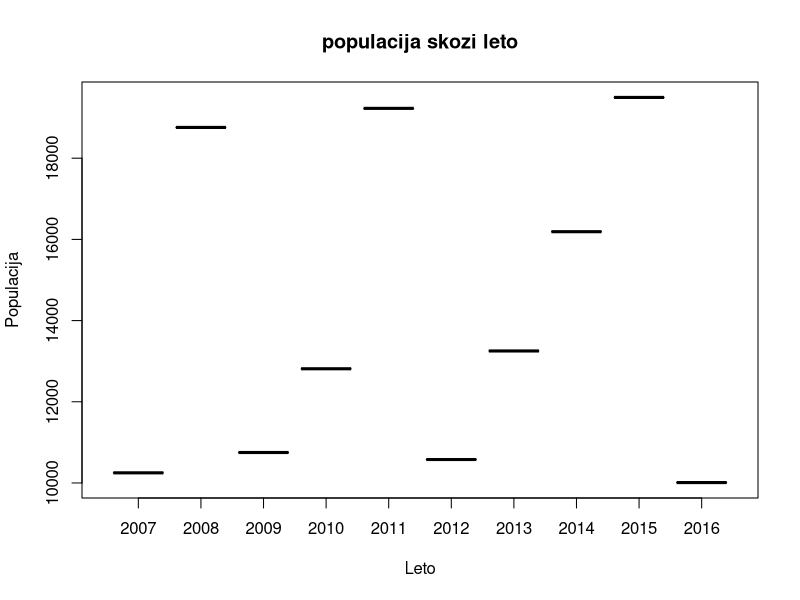
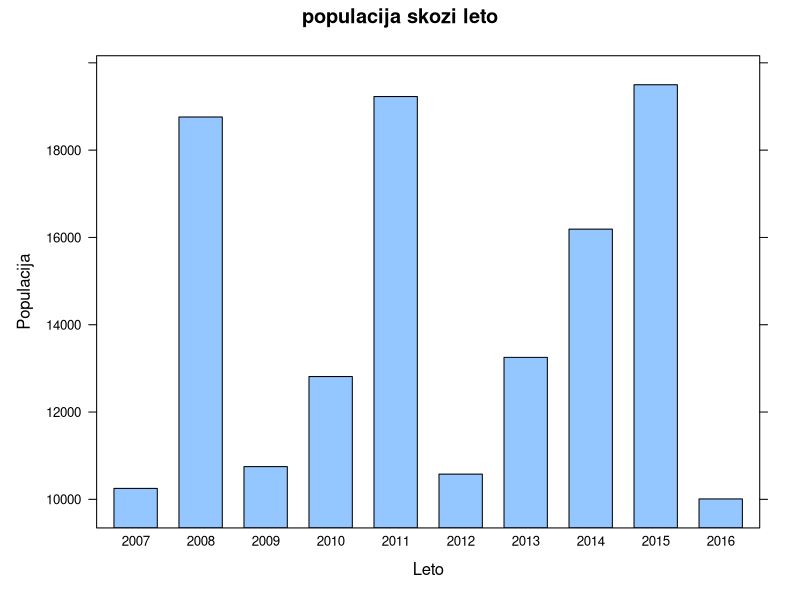
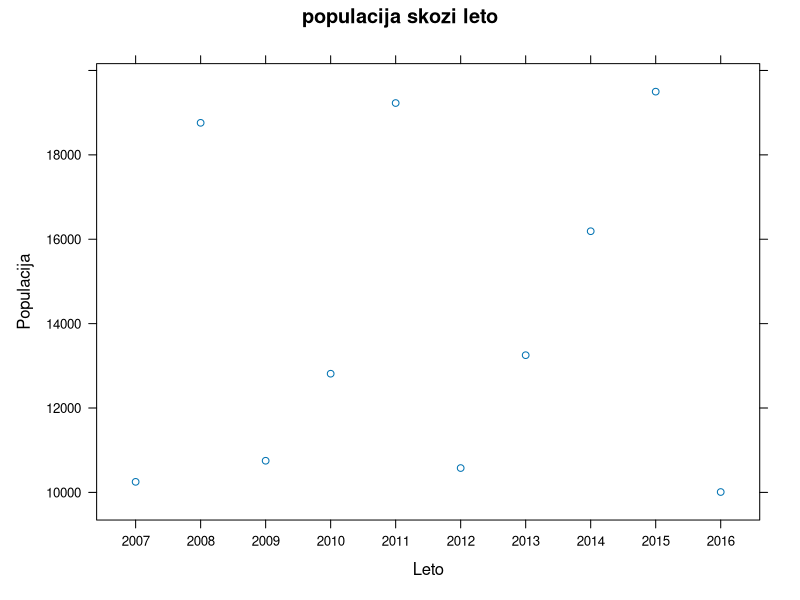
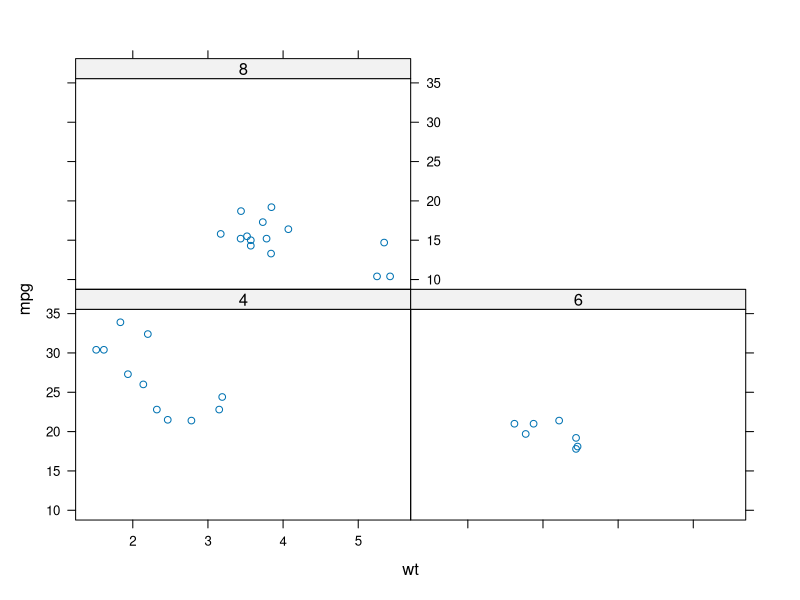
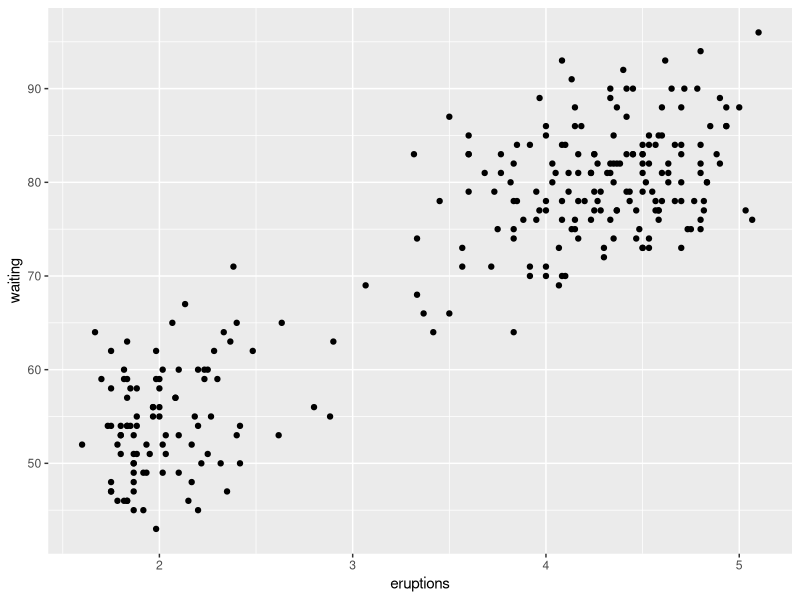
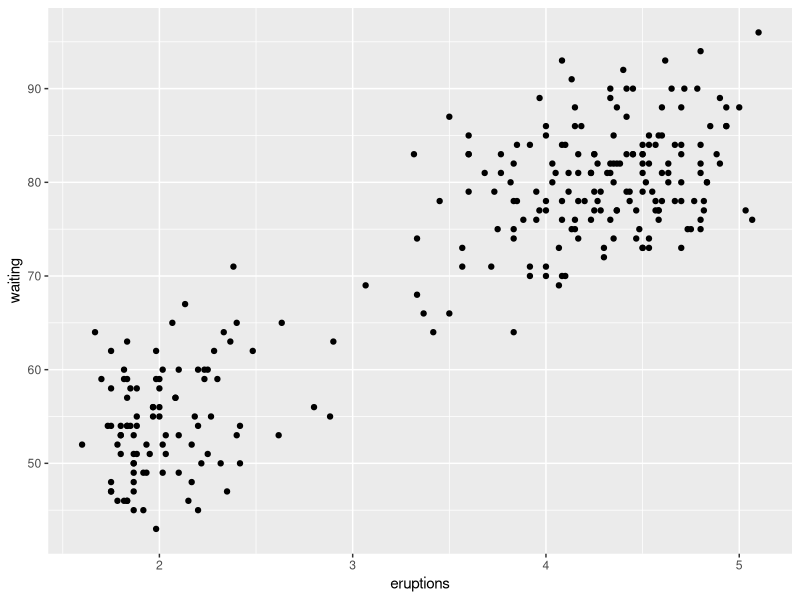
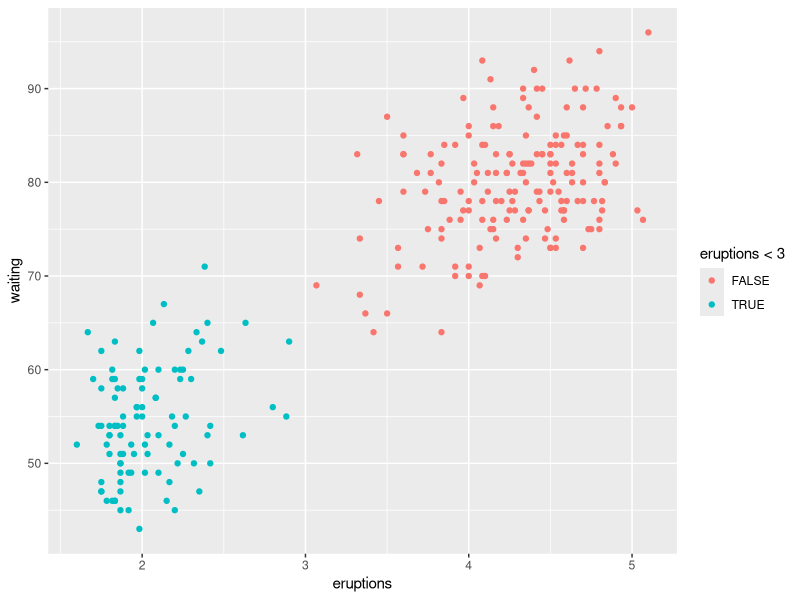
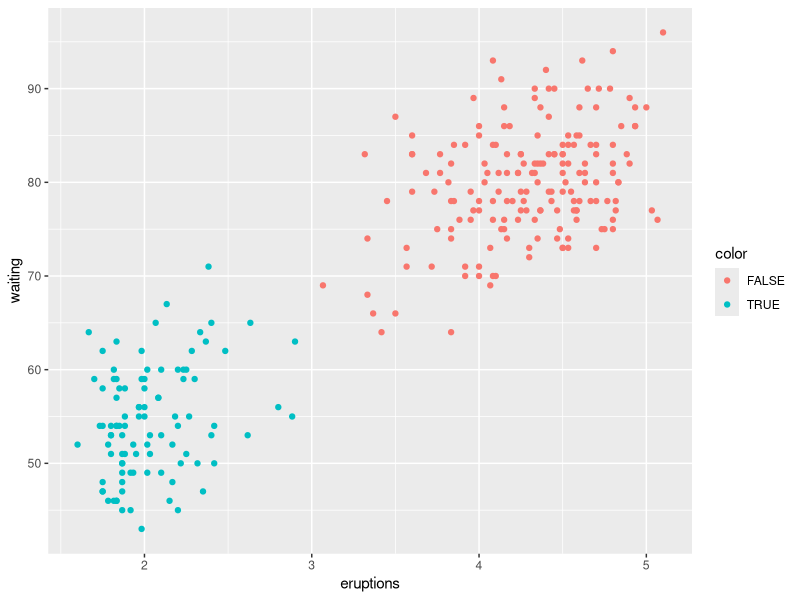

These figures' R source, in order: (Note: this script raises an error after producing the figures.)
index<-data.frame(year=factor(2007:2016),
                  pop=sample(10000:20000, size=10))
index

  # base graphics
plot(index$year,
     index$pop,
     main="populacija skozi leto",
     ylab="Populacija",
     xlab="Leto")

  # lattice
library(lattice)
barchart(pop~year,
         data=index,
         main="populacija skozi leto",
         ylab="Populacija",
         xlab="Leto")
index1<-data.frame(year=2007:2016,
                  pop=sample(10000:20000, size=10))

xyplot(pop~year,
       data=index,
       main="populacija skozi leto",
       ylab="Populacija",
       xlab="Leto")

xyplot(mpg~wt|as.factor(cyl),data=mtcars)

  # ggplot2
library(tidyverse)
ggplot(faithful)+
  aes(y=waiting,
      x=eruptions)+
  geom_point()

ggplot(faithful)+
  geom_point(aes(y=waiting,
                 x=eruptions))

ggplot(faithful,aes(y=waiting,
                    x=eruptions,
                    colour=eruptions<3))+
  geom_point()

dfe<-faithful |>
  mutate(color=if_else(eruptions<3,T,F))
ggplot(dfe,aes(y=waiting,
                    x=eruptions,
                    colour=color))+
  geom_point()

ggplot(data=faithful,
       mapping=aes(x=eruptions,
                   y=waiting))+
  geom_density_2d()+
  geom_point()


  # naloga1
ggplot(faithful,aes(x = eruptions, y = waiting)) + 
  geom_point(size=3,shape=15,alpha=0.2)

ggplot(faithful,aes(x = eruptions, y = waiting)) + 
  geom_point(size=3,shape=if_else(faithful$eruptions<3,15,17),alpha=0.6)

# naloga2
ggplot(faithful) + 
  geom_histogram(aes(x = eruptions,
                     fill = eruptions<3))

  # naloga3
ggplot(faithful,aes(x=eruptions,fill=waiting<60))+
  geom_histogram(position="dodge")

  # naloga4
ggplot(faithful,aes(x = eruptions, y = waiting)) + 
  geom_point()+
  geom_vline(xintercept = 3,
             linetype=3,
             color="red",
             size=2)+
  geom_abline(intercept=40,
              slope=10)

  # statistics
df<-mpg |>
  dplyr::select(class) |>
  summarise(stevilo=n(),
            .by="class")

ggplot(mpg)+
    geom_bar(aes(x=class))

ggplot(df,aes(x=class,y=stevilo))+
  geom_bar(stat="identity")

    # naloga5
ggplot(mpg,aes(x = class, y = hwy)) + 
  geom_jitter(width = 0.2)+
  stat_summary(aes(x = class, y = hwy),
               fun="mean",
               color="red",
               size=1.1)+
  stat_summary(aes(x = class, y = hwy),
               fun="median",
               color="blue",
               size=1.1)

  # Stats
ggplot(mpg, aes(x = displ, 
                y = hwy, 
                colour = class)) + 
  geom_point()

  # naloga6
ggplot(mpg) + 
  geom_point(aes(x = displ, y = hwy, colour = class)) + 
  scale_colour_brewer(type = 'qual',
                      palette="Set1")

  # naloga7
ggplot(mpg) + 
  geom_point(aes(x = displ,
                 y = hwy,
                 colour = class,
                 size = 1)) + 
  scale_colour_brewer(type = 'qual',
                      palette="Set1")+
  scale_size_continuous(range = c(4,8))


ggplot(mpg)+
  geom_point(aes(x=displ,y=hwy))+
  facet_wrap(~ class,scale="free")
ggplot(mpg) + 
  geom_bar(aes(y = manufacturer)) + 
  facet_grid(class ~ .,
             scale="free",
             space="free")
ggplot(mpg) + 
  geom_bar(aes(x = class)) + 
  scale_y_continuous(limits = c(0, 40))
ggplot(mpg) + 
  geom_bar(aes(x = class)) + 
  coord_cartesian(ylim = c(0, 30))
df1<-mpg |>
  count(class)
ggplot(df) +
  geom_bar(aes(x=reorder(class,n),y=n),
           stat="identity") +
  coord_polar(theta='y') +
  expand_limits(y=70)
ggplot(mpg) + 
  geom_bar(aes(x = class)) + 
  coord_polar(theta = 'y') + 
  expand_limits(y = 70)
